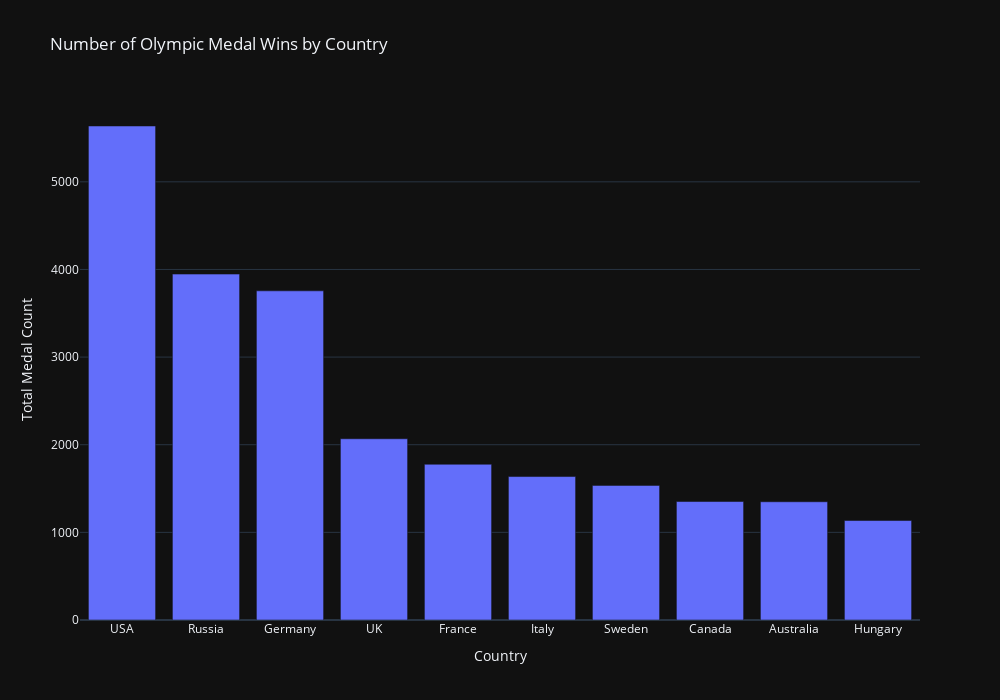

This figure's notebook cell:
### Code cell
# Asssign top 10 winningest countries table to a variable
top_ten_winners = (clean_olympics_df["Country"].value_counts().head(10).reset_index())

# Rename columns
top_ten_winners.columns = ["Country", "Total Medal Count"]

# Visualize the table as a bar chart
top_ten_winners_graph = px.bar(top_ten_winners,
                               x = "Country",
                               y = "Total Medal Count",
                               title = "Number of Olympic Medal Wins by Country")

top_ten_winners_graph.update_layout(yaxis_categoryorder = "total descending",
                                 template = "plotly_dark",
                                 height = 700,
                                 width = 1000)

### Figure 1 — Plotly figure (JSON) as saved in the notebook; plotly's stock layout.template omitted (floating-point values rounded to 4 significant figures)
{"data": [{"alignmentgroup": "True", "hovertemplate": "Country=%{x}<br>Total Medal Count=%{y}<extra></extra>", "legendgroup": "", "marker": {"color": "#636efa", "pattern": {"shape": ""}}, "name": "", "offsetgroup": "", "orientation": "v", "showlegend": false, "textposition": "auto", "type": "bar", "x": ["USA", "Russia", "Germany", "UK", "France", "Italy", "Sweden", "Canada", "Australia", "Hungary"], "xaxis": "x", "y": [5637, 3947, 3756, 2068, 1777, 1637, 1536, 1352, 1349, 1135], "yaxis": "y"}], "layout": {"barmode": "relative", "height": 700, "legend": {"tracegroupgap": 0}, "title": {"text": "Number of Olympic Medal Wins by Country"}, "width": 1000, "xaxis": {"anchor": "y", "autorange": true, "domain": [0, 1], "range": [-0.5, 9.5], "title": {"text": "Country"}, "type": "category"}, "yaxis": {"anchor": "x", "autorange": true, "categoryorder": "total descending", "domain": [0, 1], "range": [0, 5934.0], "title": {"text": "Total Medal Count"}, "type": "linear"}}}
